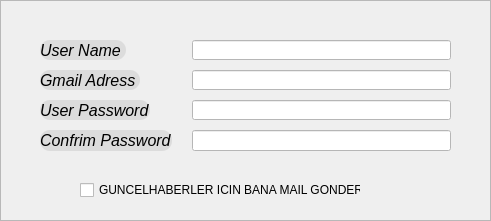
   <widget class="QFrame" name="Frame_NewAccount">
    <property name="geometry">
     <rect>
      <x>300</x>
      <y>100</y>
      <width>491</width>
      <height>221</height>
     </rect>
    </property>
    <property name="styleSheet">
     <string notr="true">#Frame_NewAccount{
background-color: rgb(255, 170, 0);
border-radius: 100px
}</string>
    </property>
    <property name="frameShape">
     <enum>QFrame::StyledPanel</enum>
    </property>
    <property name="frameShadow">
     <enum>QFrame::Raised</enum>
    </property>
    <widget class="QFrame" name="formFrame_4">
     <property name="geometry">
      <rect>
       <x>30</x>
       <y>30</y>
       <width>431</width>
       <height>131</height>
      </rect>
     </property>
     <layout class="QFormLayout" name="formLayout_4">
      <property name="horizontalSpacing">
       <number>20</number>
      </property>
      <property name="verticalSpacing">
       <number>10</number>
      </property>
      <property name="leftMargin">
       <number>10</number>
      </property>
      <property name="topMargin">
       <number>10</number>
      </property>
      <property name="rightMargin">
       <number>10</number>
      </property>
      <property name="bottomMargin">
       <number>10</number>
      </property>
      <item row="0" column="0">
       <widget class="QLabel" name="label_7">
        <property name="font">
         <font>
          <pointsize>12</pointsize>
          <italic>true</italic>
         </font>
        </property>
        <property name="styleSheet">
         <string notr="true">background-color: rgb(220, 220, 220);
border-radius : 10px
</string>
        </property>
        <property name="text">
         <string>User Name </string>
        </property>
       </widget>
      </item>
      <item row="0" column="1">
       <widget class="QLineEdit" name="Frame_NewAccount_User">
        <property name="sizeIncrement">
         <size>
          <width>0</width>
          <height>0</height>
         </size>
        </property>
        <property name="font">
         <font>
          <family>MS Shell Dlg 2</family>
          <pointsize>9</pointsize>
          <weight>9</weight>
          <italic>false</italic>
          <bold>false</bold>
         </font>
        </property>
        <property name="focusPolicy">
         <enum>Qt::StrongFocus</enum>
        </property>
        <property name="contextMenuPolicy">
         <enum>Qt::DefaultContextMenu</enum>
        </property>
        <property name="toolTip">
         <string/>
        </property>
        <property name="layoutDirection">
         <enum>Qt::LeftToRight</enum>
        </property>
        <property name="autoFillBackground">
         <bool>false</bool>
        </property>
        <property name="styleSheet">
         <string notr="true">background-color: rgb(255, 255, 255);
font: 75 9pt &quot;MS Shell Dlg 2&quot;;</string>
        </property>
        <property name="inputMethodHints">
         <set>Qt::ImhNone</set>
        </property>
        <property name="text">
         <string/>
        </property>
       </widget>
      </item>
      <item row="1" column="0">
       <widget class="QLabel" name="label_8">
        <property name="font">
         <font>
          <pointsize>12</pointsize>
          <italic>true</italic>
         </font>
        </property>
        <property name="styleSheet">
         <string notr="true">background-color: rgb(220, 220, 220);
border-radius : 10px
</string>
        </property>
        <property name="text">
         <string>Gmail Adress </string>
        </property>
       </widget>
      </item>
      <item row="1" column="1">
       <widget class="QLineEdit" name="Frame_NewAccount_Gmail">
        <property name="baseSize">
         <size>
          <width>0</width>
          <height>0</height>
         </size>
        </property>
        <property name="font">
         <font>
          <family>MS Shell Dlg 2</family>
          <pointsize>9</pointsize>
          <weight>9</weight>
          <italic>false</italic>
          <bold>false</bold>
         </font>
        </property>
        <property name="focusPolicy">
         <enum>Qt::StrongFocus</enum>
        </property>
        <property name="contextMenuPolicy">
         <enum>Qt::NoContextMenu</enum>
        </property>
        <property name="styleSheet">
         <string notr="true">background-color: rgb(255, 255, 255);
font: 75 9pt &quot;MS Shell Dlg 2&quot;;</string>
        </property>
        <property name="inputMethodHints">
         <set>Qt::ImhNone</set>
        </property>
        <property name="echoMode">
         <enum>QLineEdit::Normal</enum>
        </property>
       </widget>
      </item>
      <item row="2" column="0">
       <widget class="QLabel" name="label_9">
        <property name="font">
         <font>
          <pointsize>12</pointsize>
          <italic>true</italic>
         </font>
        </property>
        <property name="styleSheet">
         <string notr="true">background-color: rgb(220, 220, 220);
border-radius : 10px
</string>
        </property>
        <property name="text">
         <string>User Password</string>
        </property>
       </widget>
      </item>
      <item row="3" column="0">
       <widget class="QLabel" name="label_10">
        <property name="font">
         <font>
          <pointsize>12</pointsize>
          <italic>true</italic>
         </font>
        </property>
        <property name="styleSheet">
         <string notr="true">background-color: rgb(220, 220, 220);
border-radius : 10px
</string>
        </property>
        <property name="text">
         <string>Confrim Password</string>
        </property>
       </widget>
      </item>
      <item row="2" column="1">
       <widget class="QLineEdit" name="Frame_NewAccount_Pass">
        <property name="baseSize">
         <size>
          <width>0</width>
          <height>0</height>
         </size>
        </property>
        <property name="font">
         <font>
          <family>MS Shell Dlg 2</family>
          <pointsize>9</pointsize>
          <weight>9</weight>
          <italic>false</italic>
          <bold>false</bold>
         </font>
        </property>
        <property name="focusPolicy">
         <enum>Qt::StrongFocus</enum>
        </property>
        <property name="contextMenuPolicy">
         <enum>Qt::NoContextMenu</enum>
        </property>
        <property name="styleSheet">
         <string notr="true">background-color: rgb(255, 255, 255);
font: 75 9pt &quot;MS Shell Dlg 2&quot;;</string>
        </property>
        <property name="inputMethodHints">
         <set>Qt::ImhHiddenText|Qt::ImhNoAutoUppercase|Qt::ImhNoPredictiveText|Qt::ImhSensitiveData</set>
        </property>
        <property name="echoMode">
         <enum>QLineEdit::Password</enum>
        </property>
       </widget>
      </item>
      <item row="3" column="1">
       <widget class="QLineEdit" name="Frame_NewAccount_PassConfirm">
        <property name="baseSize">
         <size>
          <width>0</width>
          <height>0</height>
         </size>
        </property>
        <property name="font">
         <font>
          <family>MS Shell Dlg 2</family>
          <pointsize>9</pointsize>
          <weight>9</weight>
          <italic>false</italic>
          <bold>false</bold>
         </font>
        </property>
        <property name="focusPolicy">
         <enum>Qt::StrongFocus</enum>
        </property>
        <property name="contextMenuPolicy">
         <enum>Qt::NoContextMenu</enum>
        </property>
        <property name="styleSheet">
         <string notr="true">background-color: rgb(255, 255, 255);
font: 75 9pt &quot;MS Shell Dlg 2&quot;;</string>
        </property>
        <property name="inputMethodHints">
         <set>Qt::ImhHiddenText|Qt::ImhNoAutoUppercase|Qt::ImhNoPredictiveText|Qt::ImhSensitiveData</set>
        </property>
        <property name="echoMode">
         <enum>QLineEdit::Password</enum>
        </property>
       </widget>
      </item>
     </layout>
    </widget>
    <widget class="QPushButton" name="Button_CreateAccount">
     <property name="geometry">
      <rect>
       <x>380</x>
       <y>160</y>
       <width>51</width>
       <height>51</height>
      </rect>
     </property>
     <property name="font">
      <font>
       <pointsize>14</pointsize>
       <weight>75</weight>
       <italic>true</italic>
       <bold>true</bold>
      </font>
     </property>
     <property name="cursor">
      <cursorShape>PointingHandCursor</cursorShape>
     </property>
     <property name="styleSheet">
      <string notr="true">
border-radius: 20px</string>
     </property>
     <property name="text">
      <string/>
     </property>
     <property name="icon">
      <iconset resource="icons/icons.qrc">
       <normaloff>:/icons/CreateIcon.png</normaloff>:/icons/CreateIcon.png</iconset>
     </property>
     <property name="iconSize">
      <size>
       <width>50</width>
       <height>50</height>
      </size>
     </property>
     <property name="shortcut">
      <string/>
     </property>
     <property name="default">
      <bool>true</bool>
     </property>
    </widget>
    <widget class="QCheckBox" name="checkBox">
     <property name="geometry">
      <rect>
       <x>80</x>
       <y>180</y>
       <width>281</width>
       <height>20</height>
      </rect>
     </property>
     <property name="text">
      <string>GUNCELHABERLER ICIN BANA MAIL GONDER</string>
     </property>
    </widget>
   </widget>
